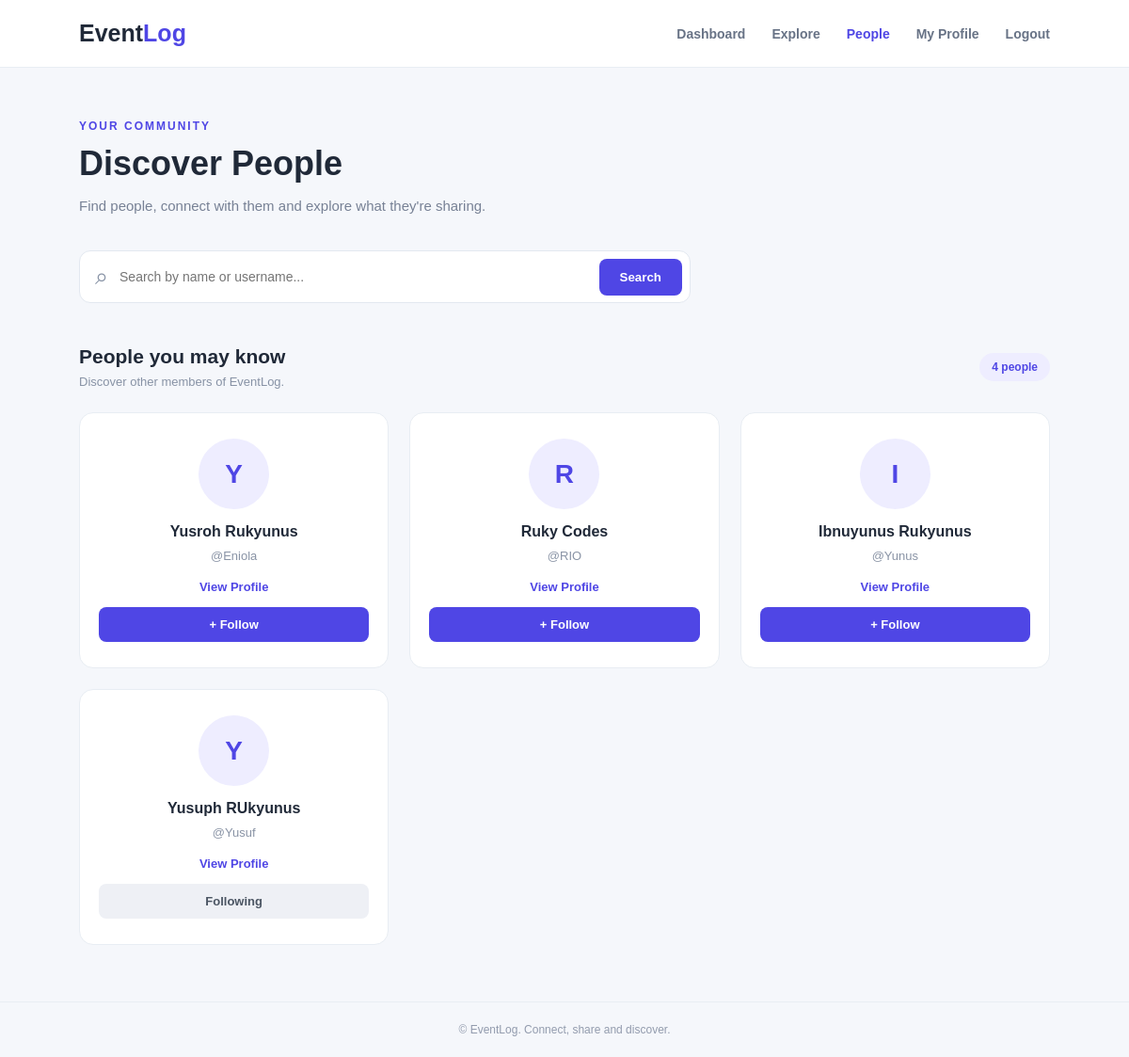
/people (signed in), run on the app's committed database.
### app.py (models this page shows)
    class User(db.Model, UserMixin):
        id = mapped_column(db.Integer, primary_key=True)
        Firstname = mapped_column(db.String)
        Lastname = mapped_column(db.String)
        Username = mapped_column(db.String, unique=True, nullable=False)
        Email = mapped_column(db.String)
        Password = mapped_column(db.String, nullable=False)
        date = mapped_column(db.String)

### app.py (the view, shortened to what this page needs)
    @app.route('/people')
    @login_required
    def people():
        search = request.args.get('search', '').strip()
        users_query = User.query.filter(User.id != current_user.id)
        all_users = users_query.order_by(User.Username).all()
        following_ids = {
            follow.following_id
            for follow in Follow.query.filter_by(
                follower_id=current_user.id
            ).all()
        }
        return render_template(
            'people.html',
            all_users=all_users,
            search=search,
            following_ids=following_ids
        )

### templates/people.html (shortened to what this page needs)
<!DOCTYPE html>
<html lang="en">
<head>
    <link rel="stylesheet" href="{{ url_for('static', filename='people.css') }}">
</head>
<body>
    <div class="page-container">
        <nav class="top-nav">
            <a href="{{ url_for('dashboard') }}" class="brand">
                Event<span>Log</span>
            </a>
            <div class="nav-links">
                <a href="{{ url_for('dashboard') }}">Dashboard</a>
                <a href="{{ url_for('published_posts') }}">Explore</a>
                <a href="{{ url_for('people') }}" class="active">People</a>
                <a href="{{ url_for('profile', username=current_user.Username) }}">
                    My Profile
                </a>
                <a href="{{ url_for('logout') }}">Logout</a>
            </div>
        </nav>
        <header class="page-header">
            <div>
                <p class="eyebrow">YOUR COMMUNITY</p>
                <h1>Discover People</h1>
                <p class="subtitle">
                    Find people, connect with them and explore what they're sharing.
                </p>
            </div>
        </header>
        <section class="search-section">
            <form method="GET" action="{{ url_for('people') }}" class="search-form">
                <span class="search-icon">⌕</span>
                <input
                    type="text"
                    name="search"
                    placeholder="Search by name or username..."
                    value="{{ search }}"
                >
                <button type="submit">Search</button>
            </form>
        </section>
        <main class="people-section">
            <div class="section-heading">
                <div>
                    <h2>People you may know</h2>
                    <p>Discover other members of EventLog.</p>
                </div>
                <span class="people-count">{{ all_users|length }} people</span>
            </div>
            <div class="people-grid">
                {% for person in all_users %}
                    <article class="person-card">
                        <div class="person-avatar">
                            {{ person.Firstname[0]|upper if person.Firstname else 'U' }}
                        </div>
                        <div class="person-info">
                            <h3>
                                {{ person.Firstname }} {{ person.Lastname }}
                            </h3>
                            <a href="{{ url_for('profile', username=person.Username) }}" class="username">
                                @{{ person.Username }}
                            </a>
                        </div>
                        <a href="{{ url_for('profile', username=person.Username) }}"
                           class="view-profile">
                            View Profile
                        </a>
                        <form
                            method="POST"
                            action="{{ url_for('toggle_follow', user_id=person.id) }}"
                            class="follow-form"
                        >
                            {% if person.id in following_ids %}
                                <button type="submit" class="follow-btn following">
                                    Following
                                </button>
                            {% else %}
                                <button type="submit" class="follow-btn">
                                    + Follow
                                </button>
                            {% endif %}
                        </form>
                    </article>
                {% endfor %}
            </div>
        </main>
        <footer class="page-footer">
            <p>© EventLog. Connect, share and discover.</p>
        </footer>
    </div>
</body>
</html>

### static/people.css (style rules this page uses)
* { margin: 0; padding: 0; box-sizing: border-box; }
body { font-family: Arial, Helvetica, sans-serif; background: #f5f7fb; color: #202938; }
a { text-decoration: none; color: inherit; }
.page-container { min-height: 100vh; }
.top-nav { background: #ffffff; min-height: 72px; padding: 0 7%; display: flex; justify-content: space-between; align-items: center; border-bottom: 1px solid #e8edf3; }
.brand { font-size: 25px; font-weight: 800; color: #202938; }
.brand span { color: #4f46e5; }
.nav-links { display: flex; align-items: center; gap: 28px; }
.nav-links a { font-size: 14px; color: #687386; font-weight: 600; transition: 0.2s; }
.nav-links a:hover, .nav-links a.active { color: #4f46e5; }
.page-header { padding: 55px 7% 25px; }
.eyebrow { color: #4f46e5; font-size: 12px; font-weight: 800; letter-spacing: 2px; margin-bottom: 12px; }
.page-header h1 { font-size: 36px; margin-bottom: 12px; }
.subtitle { color: #778195; font-size: 15px; line-height: 1.6; }
.search-section { padding: 10px 7% 35px; }
.search-form { max-width: 650px; display: flex; align-items: center; background: #ffffff; border: 1px solid #e3e8f0; border-radius: 12px; padding: 7px 8px 7px 16px; gap: 12px; }
.search-icon { font-size: 25px; color: #8792a5; }
.search-form input { flex: 1; min-width: 0; border: none; outline: none; font-size: 14px; padding: 12px 0; color: #202938; }
.search-form button { border: none; background: #4f46e5; color: white; padding: 12px 22px; border-radius: 8px; font-weight: 700; cursor: pointer; transition: 0.2s; }
.people-section { padding: 10px 7% 60px; }
.section-heading { display: flex; justify-content: space-between; align-items: center; margin-bottom: 25px; gap: 15px; }
.section-heading h2 { font-size: 21px; margin-bottom: 7px; }
.section-heading p { color: #8792a5; font-size: 13px; }
.people-count { background: #eeedff; color: #4f46e5; padding: 8px 13px; border-radius: 20px; font-size: 12px; font-weight: 700; }
.people-grid { display: grid; grid-template-columns: repeat(3, minmax(0, 1fr)); gap: 22px; }
.person-card { background: #ffffff; border: 1px solid #e8edf3; border-radius: 15px; padding: 27px 20px; text-align: center; transition: transform 0.2s, box-shadow 0.2s; }
.person-avatar { width: 75px; height: 75px; margin: 0 auto 15px; border-radius: 50%; background: #eeedff; color: #4f46e5; display: flex; align-items: center; justify-content: center; font-size: 28px; font-weight: 800; }
.person-info h3 { font-size: 16px; margin-bottom: 7px; }
.username { color: #8993a5; font-size: 13px; }
.view-profile { display: block; margin: 17px 0 14px; color: #4f46e5; font-size: 13px; font-weight: 700; }
.follow-form { width: 100%; }
.follow-btn { width: 100%; padding: 11px; border: none; border-radius: 8px; background: #4f46e5; color: #ffffff; font-size: 13px; font-weight: 700; cursor: pointer; transition: 0.2s; }
.follow-btn.following { background: #eef0f5; color: #4b5563; }
.page-footer { padding: 22px 7%; border-top: 1px solid #e8edf3; text-align: center; color: #929bad; font-size: 12px; }

### data on the page
User: Firstname "Y", Firstname "Yusroh", Lastname "Rukyunus", Username "Eniola", shows "+ Follow"
User: Firstname "R", Firstname "Ruky", Lastname "Codes", Username "RIO", shows "+ Follow"
User: Firstname "I", Firstname "Ibnuyunus", Lastname "Rukyunus", Username "Yunus", shows "+ Follow"
User: Firstname "Y", Firstname "Yusuph", Lastname "RUkyunus", Username "Yusuf", shows "Following"

### other printed values
{{ all_users|length }} "4"
